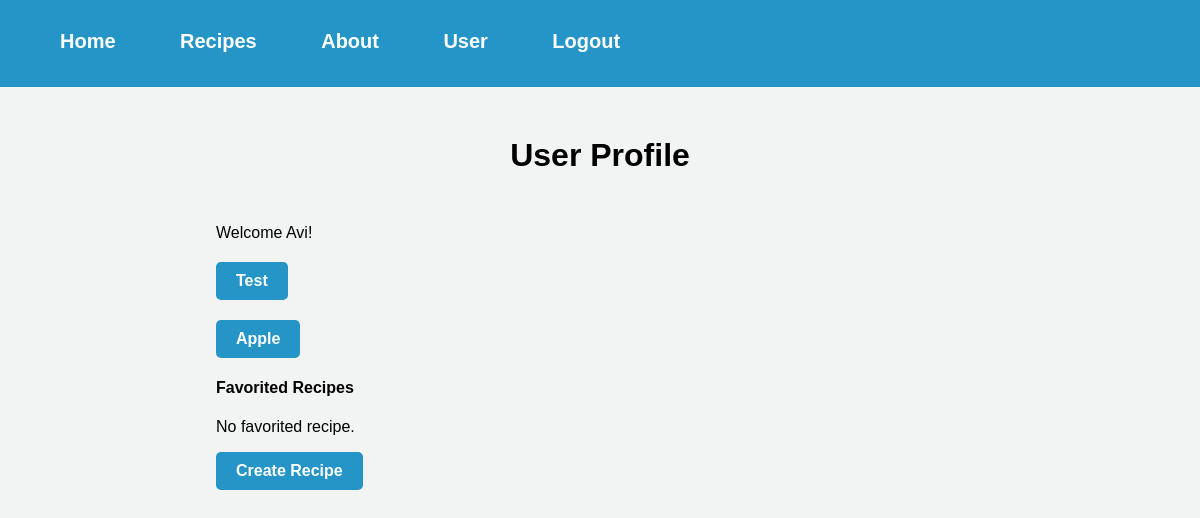
The app's page /user (signed in), older data.
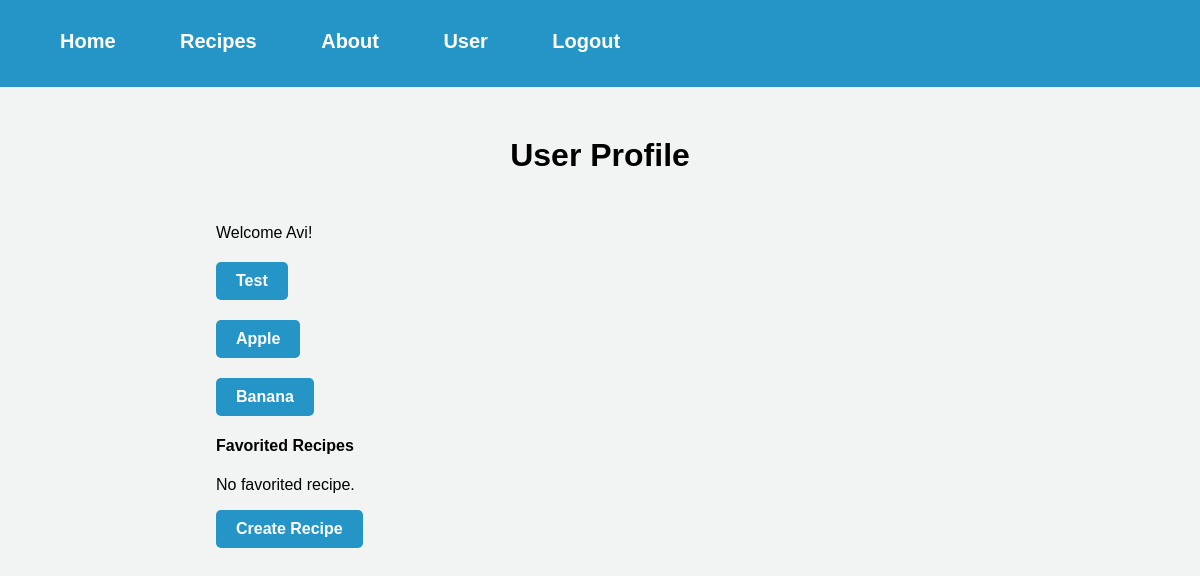
The same page, newer data.
### website/models.py (models this page shows)
class Recipe(db.Model):
    id = db.Column(db.Integer, primary_key=True)
    user_id = db.Column(db.Integer, db.ForeignKey('user.id'), nullable=False)
    title = db.Column(db.String(128), nullable=False)
    description = db.Column(db.String(512), nullable=False)
    servings = db.Column(db.Integer, nullable=False)
    prep_time = db.Column(db.Integer, nullable=False)
    cook_time = db.Column(db.Integer, nullable=False)
    ingredients = db.relationship('Ingredient', backref='recipe', lazy=True, cascade='all, delete')
    instructions = db.relationship('Instruction', backref='recipe', lazy=True, cascade='all, delete')
    tags = db.relationship('Tags', backref='recipe', lazy=True, cascade='all, delete')
    comments = db.relationship('Comments', backref='recipe', lazy=True, cascade='all, delete-orphan')
    likes = db.Column(db.Integer, default=0)

### website/views.py (the view)
@views.route('/user', methods=['GET', 'POST'])
@login_required
def user():
    user = current_user
    user_recipes = Recipe.query.filter_by(user_id=user.id).all()
    return render_template("user.html", user=user, user_recipes=user_recipes)

### website/__init__.py (called while the page is built)
def create_app():
    app = Flask(__name__)
    app.config['SECRET_KEY'] = 'hjshjhdjah kjshkjdhjs'
    app.config['SQLALCHEMY_DATABASE_URI'] = f'sqlite:///{DB_NAME}'
    db.init_app(app)
    from .views import views
    from .auth import auth
    app.register_blueprint(views, url_prefix='/')
    app.register_blueprint(auth, url_prefix='/')
    from .models import User
    with app.app_context():
        db.create_all()
    login_manager = LoginManager()
    login_manager.login_view = 'auth.login'
    login_manager.init_app(app)
    @login_manager.user_loader
    def load_user(id):
        return User.query.get(int(id))
    return app

### website/templates/user.html (shortened to what this page needs)
{% extends "base.html" %}
{% block content%}
<link rel="stylesheet" type="text/css" href="{{ url_for('static', filename='user.css') }}">
<h1 align="center">User Profile</h1>
<div class="container mt-4">
    <div class="row">
        <div class="col-md-8">
            <p>Welcome {{ user.first_name }}!</p>
            {% for recipe in user_recipes %}
            <h2><a href="{{ url_for('views.recipe', recipe_id=recipe.id) }}">{{ recipe.title }}</a></h2>
            {% endfor %}
            <h4>Favorited Recipes</h4>
            {% if user.favorites %}
            <ul>
                {% for recipe in user.favorites %}
                <li><a href="{{ url_for('views.recipe', recipe_id=recipe.id) }}">{{ recipe.title }}</a></li>
                {% endfor %}
            </ul>
            {% else %}
            <p>No favorited recipe.</p>
            {% endif %}
        </div>
        <div class="col-md-4">
            <a href="/createRecipe">Create Recipe</a>
        </div>
    </div>
</div>
{% endblock %}

Row changes from the older to the newer data that the page shows:
added Recipe: title "Banana"
